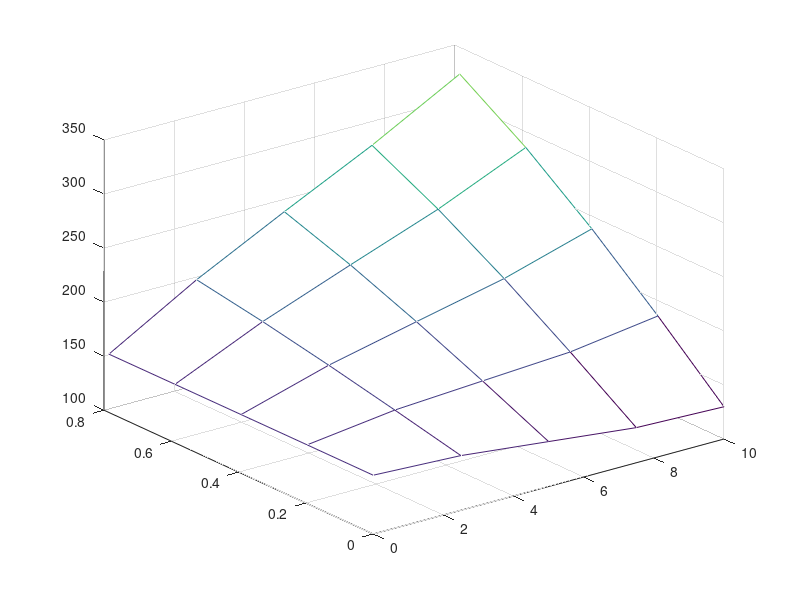

Recreate this plot in MATLAB.
% This is the alternative form to estimate power required for quadrotor  

clc
clear
clf

% Paraneters for rotorcraft
m = 1.98;
g = 9.81;
w = m*g;
rho = 1.125;

sref1 = 46e-3;
sref2 = 60e-4;
cd1 = 0.98;
cd2 = 0.48; 

% Paraneters for propeller
r_p = 0.1547;
A = pi * r_p^2;
v1h = sqrt( w / ( 2 * rho * 4 * A ) );
sigma = ( 2 * r_p * 0.04 ) / A;
kof = 0.0000151;

x = linspace( 0, 10, 5 );
y = linspace( 0, deg2rad( 45 ), 5 );

[ vf, theta ] = meshgrid( x, y );

v1f = sqrt( - ( vf.^2 / 4 ) + sqrt( ( vf.^2 / 4 ).^2 + v1h^4 ) );
D2 = 0.5 * rho .* ( ( 2.*v1f ).^2 ) .* cd2 * sref2;

TRx = 0.5*rho.*vf.^2.*cd1*sref1.*cos( theta ) + D2 .* sin( theta );
TRy = m * g + D2 .* cos( theta );
TRF = sqrt( abs( TRx.^2 + TRy.^2 ) );
DDV = vf + v1f;


FM = 0.6805; 
nu = 0.03;

power_propeller = TRF .* ( v1f + vf.*sin(theta) ) ./ FM;
power_parasite = 0.5 * rho .* ( vf.^3 ) .* cd1*sref1.*cos( theta );
power_total = power_propeller + power_parasite;

mesh( vf, theta, power_total)